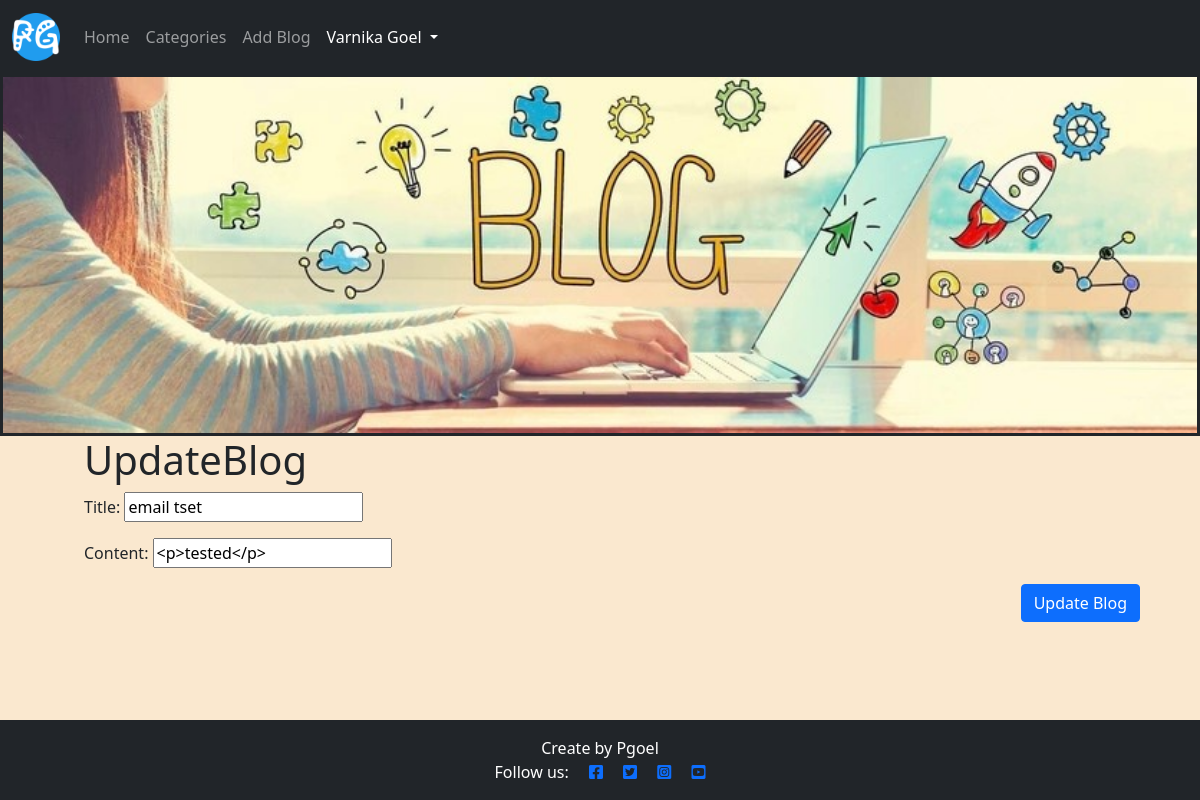
Before: /Blog/edit/22 (signed in) with the older database file.
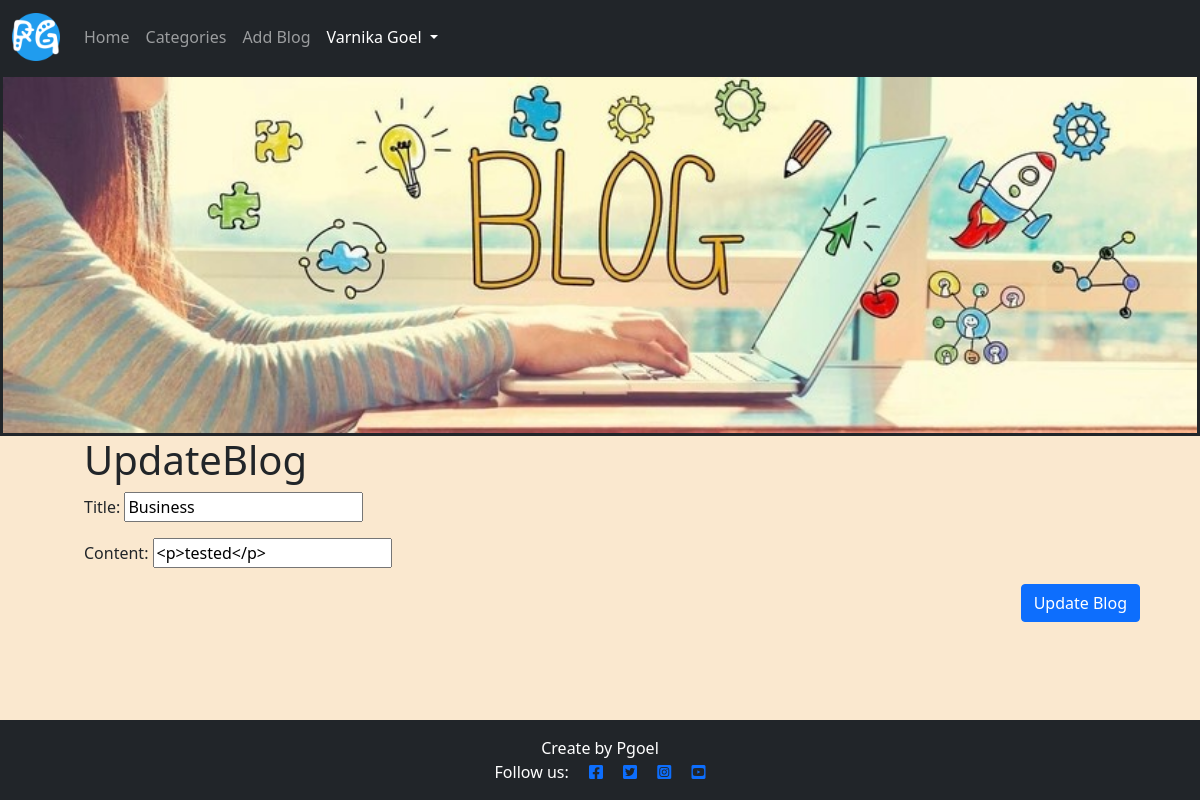
After: the same page with the newer database file.
### blogapp/models.py (models this page shows, shortened)
class Post(models.Model):
    title = models.CharField(max_length=255, unique= False)
    slug = models.SlugField(max_length=200)
    author = models.ForeignKey(get_user_model(), on_delete=models.CASCADE, related_name="blog_posts")
    date_posted = models.DateTimeField(auto_now_add=True)
    category = models.CharField(max_length=255, default='coding')
    content = models.TextField()
    likes = models.ManyToManyField(User,related_name = 'blogpost_like', blank= True)
    update_date = models.DateTimeField(default=timezone.now)
    snippet = models.CharField(max_length=255)
    blog_image = models.ImageField(null=True, blank=True, upload_to="images/" )
    class Meta:
        ordering = ['-date_posted']

### blogapp/views.py (the view)
# urls.py: path('Blog/edit/<int:pk>', UpdatePostView.as_view(), name ="update_post"),
class UpdatePostView(UpdateView):
    model = Post
    template_name = 'update_post.html'
    form_class = EditForm

### blogapp/forms.py
class EditForm(forms.ModelForm):
    class Meta:
        model = Post
        fields = ('title','content')
        model.update_date = datetime.now()
        widgets = {
            'content' : SummernoteWidget(attrs={'summernote':{'width': '100%'}}),
        }

### templates/update_post.html (shortened to what this page needs)
{% extends 'base.html' %}
{% block content %}
<div class="container-fluid" style="width: 90vw;">
    <h1 style="width: fit-content">UpdateBlog</h1>
{% if user.is_authenticated %}
    {% if user.id == post.author.id %}
        <div class="form-group" style="width: 100%;">
            <form method="POST">
                {{ form.as_p }}
                <button class="btn btn-primary float-end btn-primary-spacing" type="submit">Update Blog</button>
            </form>
        </div>
        <br><br><br><br>
    {% else %}
        You're not login 'sorry' (you know it...)
        <a href="{% url 'home' %}" class="btn btn-primary float-end">Back</a>
    {% endif %}
{% else %}
    You're not login 'sorry'( you know it...)
    <a href="{% url 'home' %}" class="btn btn-primary float-end">Back</a>
{% endif %}
</div>
{% endblock %}

Changed rows visible on the page:
changed Post "<p>tested</p>": title "email tset" → "Business"
